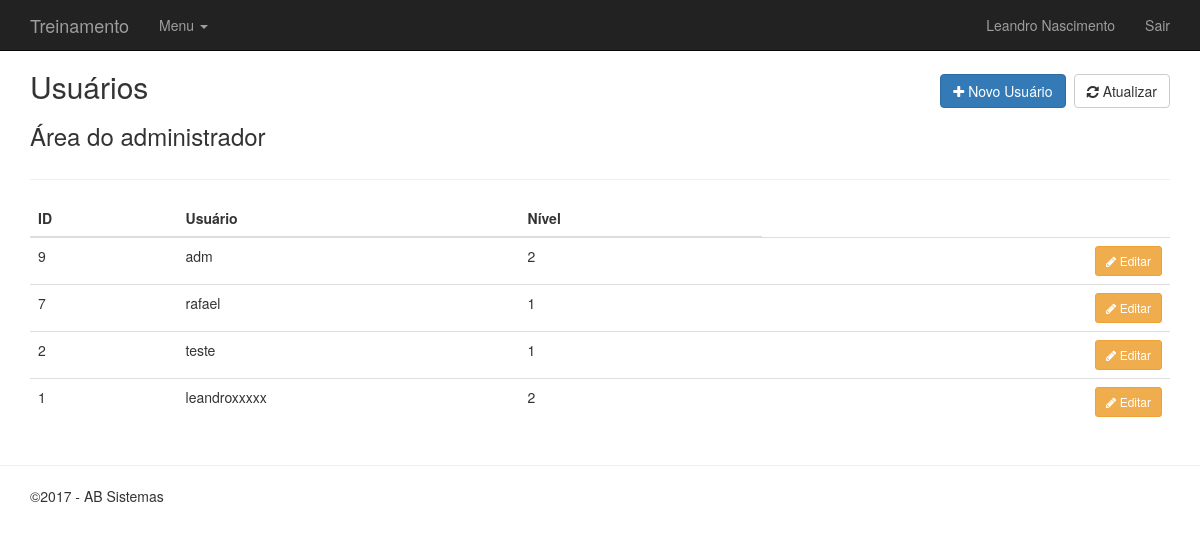
/usuarios/manager.php (signed in), run on the app's committed database.
### tables this page shows
CREATE TABLE `usuarios` (
  `id` int(11) NOT NULL,
  `nome` varchar(50) NOT NULL,
  `usuario` varchar(50) NOT NULL,
  `senha` varchar(32) NOT NULL,
  `nivel` int(1) NOT NULL DEFAULT '1'
);

### inc/database.php (called while the page is built, shortened)
<?php
function open_database() {
        try {
		$conn = new mysqli(DB_HOST, DB_USER, DB_PASSWORD, DB_NAME);
		return $conn;
	} catch (Exception $e) {
		echo $e->getMessage();
		return null;
	}
}
function find( $table = null, $id = null ) {
	$database = open_database();
	$found = null;
	try {
	  if ($id) {
	    $sql = "SELECT * FROM " . $table . " WHERE id = " . $id;
	    $result = $database->query($sql);
	    if ($result->num_rows > 0) {
	      $found = $result->fetch_assoc();
	    }
	  } else {
	    $sql = "SELECT * FROM " . $table." ORDER BY id DESC";
	    $result = $database->query($sql);
	    if ($result->num_rows > 0) {
        $found = array();
        while ($row = $result->fetch_assoc()) {
          array_push($found, $row);
        }
	    }
	  }
	} catch (Exception $e) {
	  $_SESSION['message'] = $e->GetMessage();
	  $_SESSION['type'] = 'danger';
  }
	return $found;
}
function find_all( $table ) {
  return find($table);
}

### treinamentos/functions.php (called while the page is built, shortened)
<?php
function listar_usuarios(){
        $usuarios = find_all('usuarios');
}

### usuarios/manager.php (the view, shortened to what this page needs)
<?php
    require_once('../treinamentos/functions.php');
    listar_usuarios();
?>
<header>
	<div class="row">
		<div class="col-sm-6">
			<h2>Usuários</h2>
                        <h3>Área do administrador</h3>
            </div>
		<div class="col-sm-6 text-right h2">
	    	<a class="btn btn-primary" href="cadastro.php"><i class="fa fa-plus"></i> Novo Usuário</a>
	    	<a class="btn btn-default" href="index.php"><i class="fa fa-refresh"></i> Atualizar</a>
	    </div>
	</div>
</header>
<hr>
<table class="table table-hover">
<thead>
	<tr>
		<th>ID</th>
		<th width="30%">Usuário</th>
		<th>Nível</th>
	</tr>
</thead>
<tbody>
<?php if ($usuarios) : ?>
<?php foreach ($usuarios as $usuario) : ?>
	<tr>
		<td><?php echo $usuario['id']; ?></td>
		<td><?php echo $usuario['usuario']; ?></td>
                <td><?php echo $usuario['nivel']; ?></td>
		<td class="actions text-right">
			<a href="edit.php?id=<?php echo $usuario['id']; ?>" class="btn btn-sm btn-warning"><i class="fa fa-pencil"></i> Editar</a>
		</td>
	</tr>
<?php endforeach; ?>
<?php else : ?>
	<tr>
		<td colspan="6">Nenhum registro encontrado.</td>
	</tr>
<?php endif; ?>
</tbody>
</table>

### inc/header.php (style rules this page uses)
body { padding-top: 50px; padding-bottom: 20px; }

### data on the page
usuarios: id "9", usuario "adm", nivel "2"
usuarios: id "7", usuario "rafael", nivel "1"
usuarios: id "2", usuario "teste", nivel "1"
usuarios: id "1", usuario "leandroxxxxx", nivel "2"

### other printed values
$_SESSION['nome'] "Leandro Nascimento"
